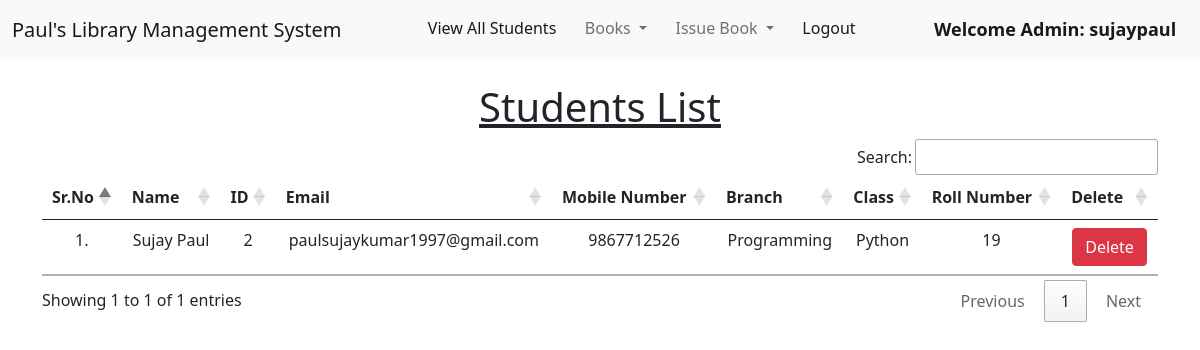
The app's page /view_students/ (signed in) with its own data.
### library/models.py (models this page shows, shortened)
class Student(models.Model):
    user = models.OneToOneField(User, on_delete=models.CASCADE)
    classroom = models.CharField(max_length=10)
    branch = models.CharField(max_length=10)
    roll_no = models.CharField(max_length=3, blank=True)
    phone = models.CharField(max_length=10, blank=True)
    image = models.ImageField(upload_to="", blank=True)

### library/views.py (the view)
# urls.py: path("view_students/", views.view_students, name="view_students"),
@login_required(login_url = '/admin_login')
def view_students(request):
    students = Student.objects.all()
    return render(request, "view_students.html", {'students':students})

### library/templates/view_students.html (shortened to what this page needs)
{% extends 'admin_navbar.html' %}
{% load static %}
{% block body %}
<div class="container mt-4">
    <h1 class="text-center"><u>Students List</u></h1>
    <table class="table table-hover" id="example">
        <thead>
            <tr class="text-center">
                <th>Sr.No</th>
                <th>Name</th>
                <th>ID</th>
                <th>Email</th>
                <th>Mobile Number</th>
                <th>Branch</th>
                <th>Class</th>
                <th>Roll Number</th>
                <th>Delete</th>
            </tr>
        </thead>
        <tbody>
            {% for student in students %}
            <tr class="text-center">
                <td>{{forloop.counter}}.</td>
                <td>{{student.user.get_full_name}}</td>
                <td>{{student.user.id}}</td>
                <td>{{student.user.email}}</td>
                <td>{{student.phone}}</td>
                <td>{{student.branch}}</td>
                <td>{{student.classroom}}</td>
                <td>{{student.roll_no}}</td>
                <td><a href="/delete_student/{{student.id}}/" class="btn btn-danger" onclick="return confirm('Are you sure you want to delete this student?')">Delete</a></td>
            </tr>
            {% endfor %}
        </tbody>
    </table>
    </div>
{% endblock %}

### library/templates/admin_navbar.html (shortened to what this page needs)
<!doctype html>
<html lang="en">
  <head>
    <link href="https://cdn.jsdelivr.net/npm/bootstrap@5.1.0/dist/css/bootstrap.min.css" rel="stylesheet">
    <link rel="stylesheet" href="https://cdn.datatables.net/1.10.25/css/jquery.dataTables.min.css">
    <link rel="stylesheet" href="https://cdn.datatables.net/buttons/1.7.1/css/buttons.dataTables.min.css">
  </head>
  <body>
    <nav class="navbar navbar-expand-lg navbar-light bg-light">
        <div class="container-fluid">
          <a class="navbar-brand" href="#">Paul's Library Management System</a>
          <div class="collapse navbar-collapse" id="navbarSupportedContent">
            <ul class="navbar-nav me-auto mb-2 mb-lg-0">
              <li class="nav-item">
                <a class="nav-link active" aria-current="page" href="/view_students/">View All Students</a>
              </li>
              <li class="nav-item dropdown">
                <a class="nav-link dropdown-toggle" href="#" id="navbarDropdown" role="button" data-bs-toggle="dropdown" aria-expanded="false">
                  Books
                </a>
              </li>
              <li class="nav-item dropdown">
                <a class="nav-link dropdown-toggle" href="#" id="navbarDropdown" role="button" data-bs-toggle="dropdown" aria-expanded="false">
                  Issue Book
                </a>
              </li>
              <li class="nav-item">
                <a class="nav-link active" aria-current="page" href="/logout/">Logout</a>
              </li>
              <li class="nav-item">
                <a style="font-weight:600; font-family:'Segoe UI', Tahoma, Geneva, Verdana, sans-serif; font-size: large;" class="nav-link active" href="#">Welcome Admin: {{request.user}}</a>
              </li>
            </ul>
          </div>
        </div>
      </nav>
      {% block body %}
      {% endblock %}
  </body>
</html>

### records on screen
Student: user.get_full_name "Sujay Paul", user.id "2", user.email "paulsujaykumar1997@gmail.com", phone "9867712526", branch "Programming", classroom "Python", roll_no "19"

### other values on screen
{{ request.user }} "sujaypaul"
